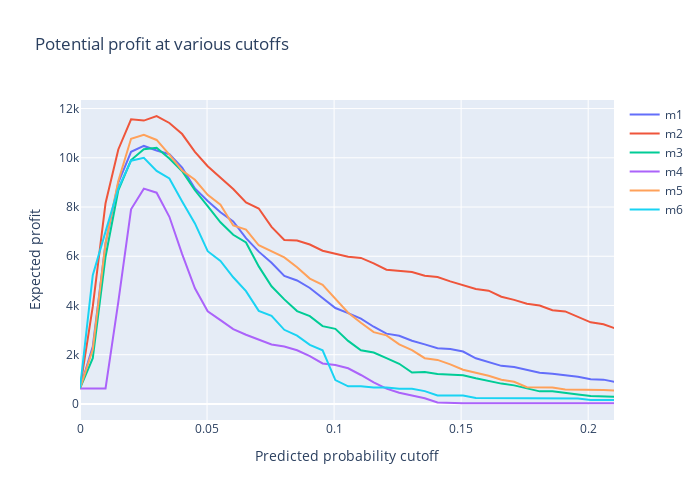

Source (notebook cell):
### Code cell
fig = go.Figure()

for model_key in models:

    fig.add_trace(
        go.Scatter(
            x=dfprofit['threshold'], 
            y=dfprofit[model_key + '_profit'],
            mode='lines',
            name=model_key
        )
    )
    
fig.update_layout(
    width=700, height=500,
    title='Potential profit at various cutoffs',
    xaxis_title='Predicted probability cutoff',
    yaxis_title='Expected profit',
)
    
fig.show()

### Figure 1 — Plotly figure (JSON) as saved in the notebook; plotly's stock layout.template omitted (floating-point values rounded to 4 significant figures; data arrays with more than 128 entries replaced by an {"elided": "..."} marker saying what was removed)
{"data": [{"mode": "lines", "name": "m1", "type": "scatter", "x": {"elided": "200 float values"}, "y": {"elided": "200 float values"}}, {"mode": "lines", "name": "m2", "type": "scatter", "x": {"elided": "200 float values"}, "y": {"elided": "200 float values"}}, {"mode": "lines", "name": "m3", "type": "scatter", "x": {"elided": "200 float values"}, "y": {"elided": "200 float values"}}, {"mode": "lines", "name": "m4", "type": "scatter", "x": {"elided": "200 float values"}, "y": {"elided": "200 float values"}}, {"mode": "lines", "name": "m5", "type": "scatter", "x": {"elided": "200 float values"}, "y": {"elided": "200 float values"}}, {"mode": "lines", "name": "m6", "type": "scatter", "x": {"elided": "200 float values"}, "y": {"elided": "200 float values"}}], "layout": {"height": 500, "title": {"text": "Potential profit at various cutoffs"}, "width": 700, "xaxis": {"autorange": false, "range": [0, 0.2102], "title": {"text": "Predicted probability cutoff"}, "type": "linear"}, "yaxis": {"autorange": true, "range": [-652.9, 12350.0], "title": {"text": "Expected profit"}, "type": "linear"}}}
